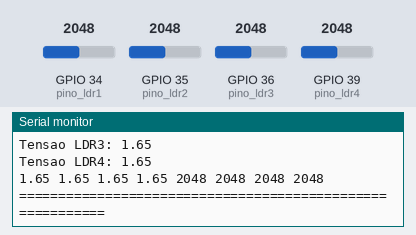
Recording of a sketch running on a simulated ESP32. On the bench: the last lines printed to the serial monitor. The test bench sets the inputs (shaded band); at power-on: GPIO 34 (pino_ldr1) = 2048, GPIO 35 (pino_ldr2) = 2048, GPIO 36 (pino_ldr3) = 2048, GPIO 39 (pino_ldr4) = 2048.

Above: at 5.8 s.
5.9 s: GPIO 34 (pino_ldr1) set to 2866
At 11.5 s:
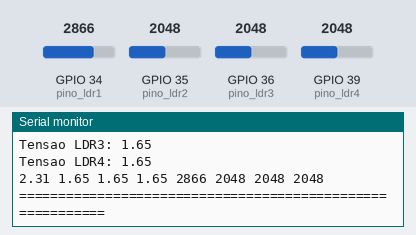
11.9 s: GPIO 35 (pino_ldr2) set to 2866
At 16.1 s:
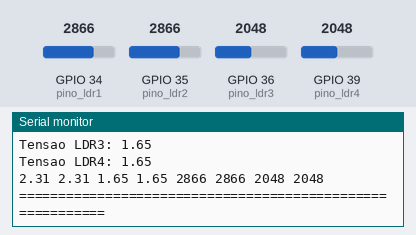
17.9 s: GPIO 36 (pino_ldr3) set to 2866
At 20.7 s:
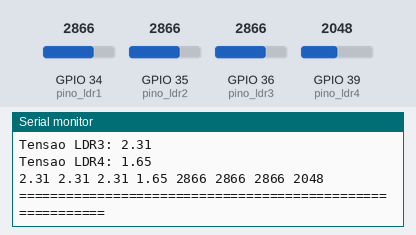
23.9 s: GPIO 39 (pino_ldr4) set to 2866
At 26.5 s:
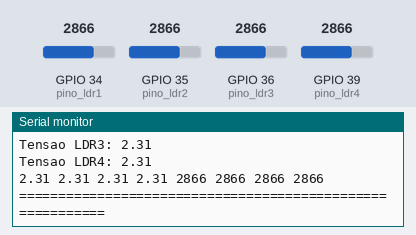
29.9 s: GPIO 34 (pino_ldr1) set to 3972
At 31.1 s:
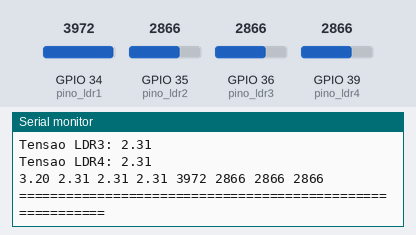
35.9 s: GPIO 35 (pino_ldr2) set to 3972
At 41.5 s:
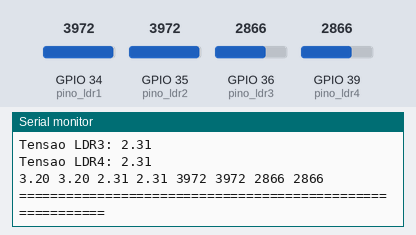
Timing chart, 0 to 42.9 s (numbered marks = the images above; inputs shaded):
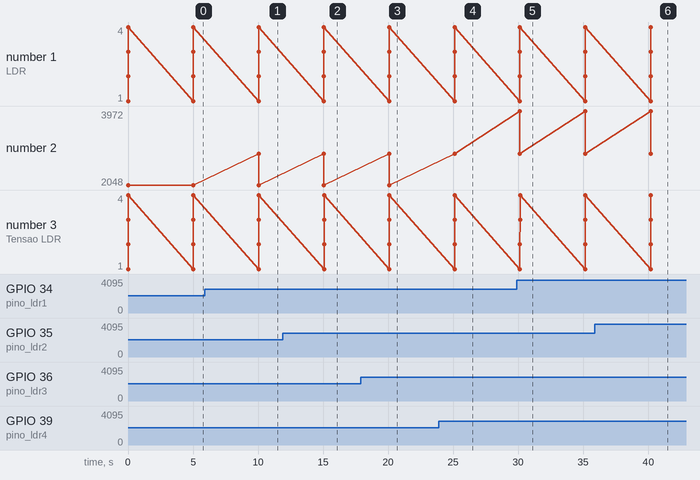

Measured:
- after the input at 5.9 s, the serial monitor: prints a new line after 4.1 s (image 1)
- after the input at 11.9 s, the serial monitor: prints a new line after 3.2 s (image 2)
- after the input at 17.9 s, the serial monitor: prints a new line after 2.2 s (image 3)
- after the input at 23.9 s, the serial monitor: prints a new line after 1.2 s (image 4)
- after the input at 29.9 s, the serial monitor: prints a new line after 0.23 s (image 5)
- after the input at 35.9 s, the serial monitor: prints a new line after 4.3 s (image 6)

The sketch:

calibracao_LDR.ino
```cpp
int pino_ldr1 = 34;  //GPIO 34
int pino_ldr2 = 35;  //GPIO 35
int pino_ldr3 = 36;  //GPIO 36 (VP)
int pino_ldr4 = 39;  //GPIO 39 (VN)

int ldr1, ldr2, ldr3, ldr4;
float tensao1, tensao2, tensao3, tensao4;

void setup() {
  Serial.begin(115200);
}

void loop() {
  ldr1 = analogRead(pino_ldr1);
  ldr2 = analogRead(pino_ldr2);
  ldr3 = analogRead(pino_ldr3);
  ldr4 = analogRead(pino_ldr4);

  tensao1 = (ldr1 / 4095.0) * 3.3;
  tensao2 = (ldr2 / 4095.0) * 3.3;
  tensao3 = (ldr3 / 4095.0) * 3.3;
  tensao4 = (ldr4 / 4095.0) * 3.3;

  Serial.println("================ ADC ================");
  Serial.print("LDR1: ");
  Serial.println(ldr1);
  Serial.print("LDR2: ");
  Serial.println(ldr2);
  Serial.print("LDR3: ");
  Serial.println(ldr3);
  Serial.print("LDR4: ");
  Serial.println(ldr4);

  Serial.println("================ Tensao ================");
  Serial.print("Tensao LDR1: ");
  Serial.println(tensao1);
  Serial.print("Tensao LDR2: ");
  Serial.println(tensao2);
  Serial.print("Tensao LDR3: ");
  Serial.println(tensao3);
  Serial.print("Tensao LDR4: ");
  Serial.println(tensao4);

  Serial.println("");
  String stringValue = String(tensao1) + " " + String(tensao2) + " " +
  String(tensao3) + " " + String(tensao4) + " " +
  String(ldr1) + " " + String(ldr2) + " " +
  String(ldr3) + " " + String(ldr4);
  Serial.println(stringValue);
  Serial.println("==========================================================");
  delay(5000);
}
```
